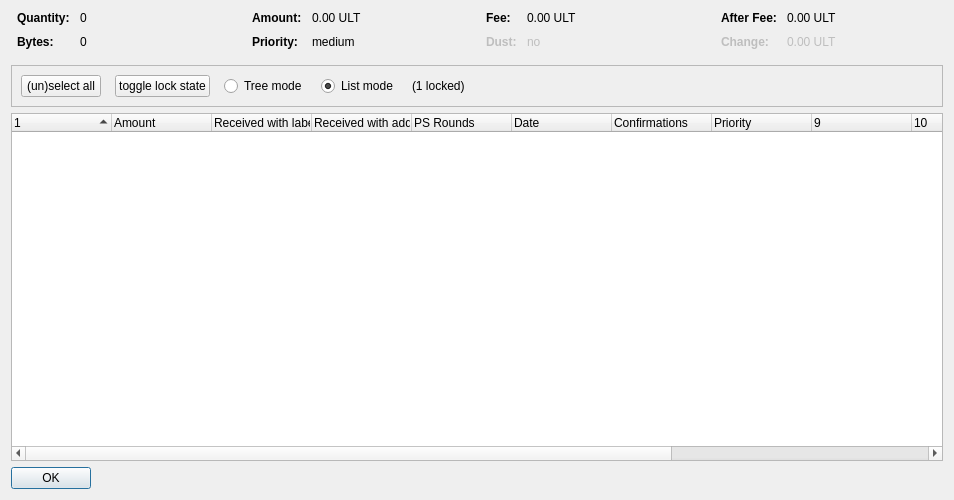
<?xml version="1.0" encoding="UTF-8"?>
<ui version="4.0">
 <class>CoinControlDialog</class>
 <widget class="QDialog" name="CoinControlDialog">
  <property name="geometry">
   <rect>
    <x>0</x>
    <y>0</y>
    <width>954</width>
    <height>500</height>
   </rect>
  </property>
  <property name="windowTitle">
   <string>Coin Selection</string>
  </property>
  <layout class="QVBoxLayout" name="verticalLayout">
   <item>
    <layout class="QHBoxLayout" name="horizontalLayoutTop" stretch="0,0,0,0">
     <property name="topMargin">
      <number>0</number>
     </property>
     <property name="bottomMargin">
      <number>10</number>
     </property>
     <item>
      <layout class="QFormLayout" name="formLayoutCoinControl1">
       <property name="horizontalSpacing">
        <number>10</number>
       </property>
       <property name="verticalSpacing">
        <number>10</number>
       </property>
       <property name="leftMargin">
        <number>6</number>
       </property>
       <property name="rightMargin">
        <number>6</number>
       </property>
       <item row="0" column="0">
        <widget class="QLabel" name="labelCoinControlQuantityText">
         <property name="font">
          <font>
           <weight>75</weight>
           <bold>true</bold>
          </font>
         </property>
         <property name="text">
          <string>Quantity:</string>
         </property>
        </widget>
       </item>
       <item row="0" column="1">
        <widget class="QLabel" name="labelCoinControlQuantity">
         <property name="cursor">
          <cursorShape>IBeamCursor</cursorShape>
         </property>
         <property name="contextMenuPolicy">
          <enum>Qt::ActionsContextMenu</enum>
         </property>
         <property name="text">
          <string notr="true">0</string>
         </property>
         <property name="textInteractionFlags">
          <set>Qt::LinksAccessibleByMouse|Qt::TextSelectableByKeyboard|Qt::TextSelectableByMouse</set>
         </property>
        </widget>
       </item>
       <item row="1" column="0">
        <widget class="QLabel" name="labelCoinControlBytesText">
         <property name="font">
          <font>
           <weight>75</weight>
           <bold>true</bold>
          </font>
         </property>
         <property name="text">
          <string>Bytes:</string>
         </property>
        </widget>
       </item>
       <item row="1" column="1">
        <widget class="QLabel" name="labelCoinControlBytes">
         <property name="cursor">
          <cursorShape>IBeamCursor</cursorShape>
         </property>
         <property name="contextMenuPolicy">
          <enum>Qt::ActionsContextMenu</enum>
         </property>
         <property name="text">
          <string notr="true">0</string>
         </property>
         <property name="textInteractionFlags">
          <set>Qt::LinksAccessibleByMouse|Qt::TextSelectableByKeyboard|Qt::TextSelectableByMouse</set>
         </property>
        </widget>
       </item>
      </layout>
     </item>
     <item>
      <layout class="QFormLayout" name="formLayoutCoinControl2">
       <property name="horizontalSpacing">
        <number>10</number>
       </property>
       <property name="verticalSpacing">
        <number>10</number>
       </property>
       <property name="leftMargin">
        <number>6</number>
       </property>
       <property name="rightMargin">
        <number>6</number>
       </property>
       <item row="0" column="0">
        <widget class="QLabel" name="labelCoinControlAmountText">
         <property name="font">
          <font>
           <weight>75</weight>
           <bold>true</bold>
          </font>
         </property>
         <property name="text">
          <string>Amount:</string>
         </property>
        </widget>
       </item>
       <item row="0" column="1">
        <widget class="QLabel" name="labelCoinControlAmount">
         <property name="cursor">
          <cursorShape>IBeamCursor</cursorShape>
         </property>
         <property name="contextMenuPolicy">
          <enum>Qt::ActionsContextMenu</enum>
         </property>
         <property name="text">
          <string notr="true">0.00 ULT</string>
         </property>
         <property name="textInteractionFlags">
          <set>Qt::LinksAccessibleByMouse|Qt::TextSelectableByKeyboard|Qt::TextSelectableByMouse</set>
         </property>
        </widget>
       </item>
       <item row="1" column="0">
        <widget class="QLabel" name="labelCoinControlPriorityText">
         <property name="font">
          <font>
           <weight>75</weight>
           <bold>true</bold>
          </font>
         </property>
         <property name="text">
          <string>Priority:</string>
         </property>
        </widget>
       </item>
       <item row="1" column="1">
        <widget class="QLabel" name="labelCoinControlPriority">
         <property name="cursor">
          <cursorShape>IBeamCursor</cursorShape>
         </property>
         <property name="contextMenuPolicy">
          <enum>Qt::ActionsContextMenu</enum>
         </property>
         <property name="text">
          <string>medium</string>
         </property>
         <property name="textInteractionFlags">
          <set>Qt::LinksAccessibleByMouse|Qt::TextSelectableByKeyboard|Qt::TextSelectableByMouse</set>
         </property>
        </widget>
       </item>
      </layout>
     </item>
     <item>
      <layout class="QFormLayout" name="formLayoutCoinControl3">
       <property name="horizontalSpacing">
        <number>10</number>
       </property>
       <property name="verticalSpacing">
        <number>10</number>
       </property>
       <property name="leftMargin">
        <number>6</number>
       </property>
       <property name="rightMargin">
        <number>6</number>
       </property>
       <item row="0" column="0">
        <widget class="QLabel" name="labelCoinControlFeeText">
         <property name="font">
          <font>
           <weight>75</weight>
           <bold>true</bold>
          </font>
         </property>
         <property name="text">
          <string>Fee:</string>
         </property>
        </widget>
       </item>
       <item row="0" column="1">
        <widget class="QLabel" name="labelCoinControlFee">
         <property name="cursor">
          <cursorShape>IBeamCursor</cursorShape>
         </property>
         <property name="contextMenuPolicy">
          <enum>Qt::ActionsContextMenu</enum>
         </property>
         <property name="text">
          <string notr="true">0.00 ULT</string>
         </property>
         <property name="textInteractionFlags">
          <set>Qt::LinksAccessibleByMouse|Qt::TextSelectableByKeyboard|Qt::TextSelectableByMouse</set>
         </property>
        </widget>
       </item>
       <item row="1" column="0">
        <widget class="QLabel" name="labelCoinControlLowOutputText">
         <property name="enabled">
          <bool>false</bool>
         </property>
         <property name="font">
          <font>
           <weight>75</weight>
           <bold>true</bold>
          </font>
         </property>
         <property name="text">
          <string>Dust:</string>
         </property>
        </widget>
       </item>
       <item row="1" column="1">
        <widget class="QLabel" name="labelCoinControlLowOutput">
         <property name="enabled">
          <bool>false</bool>
         </property>
         <property name="cursor">
          <cursorShape>IBeamCursor</cursorShape>
         </property>
         <property name="contextMenuPolicy">
          <enum>Qt::ActionsContextMenu</enum>
         </property>
         <property name="text">
          <string>no</string>
         </property>
         <property name="textInteractionFlags">
          <set>Qt::LinksAccessibleByMouse|Qt::TextSelectableByKeyboard|Qt::TextSelectableByMouse</set>
         </property>
        </widget>
       </item>
      </layout>
     </item>
     <item>
      <layout class="QFormLayout" name="formLayoutCoinControl4">
       <property name="horizontalSpacing">
        <number>10</number>
       </property>
       <property name="verticalSpacing">
        <number>10</number>
       </property>
       <property name="leftMargin">
        <number>6</number>
       </property>
       <property name="rightMargin">
        <number>6</number>
       </property>
       <item row="0" column="0">
        <widget class="QLabel" name="labelCoinControlAfterFeeText">
         <property name="font">
          <font>
           <weight>75</weight>
           <bold>true</bold>
          </font>
         </property>
         <property name="text">
          <string>After Fee:</string>
         </property>
        </widget>
       </item>
       <item row="0" column="1">
        <widget class="QLabel" name="labelCoinControlAfterFee">
         <property name="cursor">
          <cursorShape>IBeamCursor</cursorShape>
         </property>
         <property name="contextMenuPolicy">
          <enum>Qt::ActionsContextMenu</enum>
         </property>
         <property name="text">
          <string notr="true">0.00 ULT</string>
         </property>
         <property name="textInteractionFlags">
          <set>Qt::LinksAccessibleByMouse|Qt::TextSelectableByKeyboard|Qt::TextSelectableByMouse</set>
         </property>
        </widget>
       </item>
       <item row="1" column="0">
        <widget class="QLabel" name="labelCoinControlChangeText">
         <property name="enabled">
          <bool>false</bool>
         </property>
         <property name="font">
          <font>
           <weight>75</weight>
           <bold>true</bold>
          </font>
         </property>
         <property name="text">
          <string>Change:</string>
         </property>
        </widget>
       </item>
       <item row="1" column="1">
        <widget class="QLabel" name="labelCoinControlChange">
         <property name="enabled">
          <bool>false</bool>
         </property>
         <property name="cursor">
          <cursorShape>IBeamCursor</cursorShape>
         </property>
         <property name="contextMenuPolicy">
          <enum>Qt::ActionsContextMenu</enum>
         </property>
         <property name="text">
          <string notr="true">0.00 ULT</string>
         </property>
         <property name="textInteractionFlags">
          <set>Qt::LinksAccessibleByMouse|Qt::TextSelectableByKeyboard|Qt::TextSelectableByMouse</set>
         </property>
        </widget>
       </item>
      </layout>
     </item>
    </layout>
   </item>
   <item>
    <widget class="QFrame" name="frame">
     <property name="minimumSize">
      <size>
       <width>0</width>
       <height>40</height>
      </size>
     </property>
     <property name="frameShape">
      <enum>QFrame::StyledPanel</enum>
     </property>
     <property name="frameShadow">
      <enum>QFrame::Sunken</enum>
     </property>
     <layout class="QHBoxLayout" name="horizontalLayout">
      <item>
       <layout class="QHBoxLayout" name="horizontalLayoutPanel" stretch="0,0,0,0,0,0">
        <property name="spacing">
         <number>14</number>
        </property>
        <item>
         <widget class="QPushButton" name="pushButtonSelectAll">
          <property name="sizePolicy">
           <sizepolicy hsizetype="Maximum" vsizetype="Fixed">
            <horstretch>0</horstretch>
            <verstretch>0</verstretch>
           </sizepolicy>
          </property>
          <property name="text">
           <string>(un)select all</string>
          </property>
          <property name="autoDefault">
           <bool>false</bool>
          </property>
         </widget>
        </item>
        <item>
         <widget class="QPushButton" name="pushButtonToggleLock">
          <property name="sizePolicy">
           <sizepolicy hsizetype="Maximum" vsizetype="Fixed">
            <horstretch>0</horstretch>
            <verstretch>0</verstretch>
           </sizepolicy>
          </property>
          <property name="text">
           <string>toggle lock state</string>
          </property>
          <property name="autoDefault">
           <bool>false</bool>
          </property>
         </widget>
        </item>
        <item>
         <widget class="QRadioButton" name="radioTreeMode">
          <property name="sizePolicy">
           <sizepolicy hsizetype="Maximum" vsizetype="Fixed">
            <horstretch>0</horstretch>
            <verstretch>0</verstretch>
           </sizepolicy>
          </property>
          <property name="text">
           <string>Tree mode</string>
          </property>
         </widget>
        </item>
        <item>
         <widget class="QRadioButton" name="radioListMode">
          <property name="sizePolicy">
           <sizepolicy hsizetype="Maximum" vsizetype="Fixed">
            <horstretch>0</horstretch>
            <verstretch>0</verstretch>
           </sizepolicy>
          </property>
          <property name="text">
           <string>List mode</string>
          </property>
          <property name="checked">
           <bool>true</bool>
          </property>
         </widget>
        </item>
        <item>
         <widget class="QLabel" name="labelLocked">
          <property name="text">
           <string>(1 locked)</string>
          </property>
         </widget>
        </item>
        <item>
         <spacer name="horizontalSpacer">
          <property name="orientation">
           <enum>Qt::Horizontal</enum>
          </property>
          <property name="sizeHint" stdset="0">
           <size>
            <width>40</width>
            <height>20</height>
           </size>
          </property>
         </spacer>
        </item>
       </layout>
      </item>
     </layout>
    </widget>
   </item>
   <item>
    <widget class="CoinControlTreeWidget" name="treeWidget">
     <property name="contextMenuPolicy">
      <enum>Qt::CustomContextMenu</enum>
     </property>
     <property name="sortingEnabled">
      <bool>false</bool>
     </property>
     <property name="columnCount">
      <number>13</number>
     </property>
     <attribute name="headerShowSortIndicator" stdset="0">
      <bool>true</bool>
     </attribute>
     <attribute name="headerStretchLastSection">
      <bool>false</bool>
     </attribute>
     <column>
      <property name="text">
       <string/>
      </property>
     </column>
     <column>
      <property name="text">
       <string>Amount</string>
      </property>
     </column>
     <column>
      <property name="text">
       <string>Received with label</string>
      </property>
     </column>
     <column>
      <property name="text">
       <string>Received with address</string>
      </property>
     </column>
     <column>
      <property name="text">
       <string>PS Rounds</string>
      </property>
     </column>
     <column>
      <property name="text">
       <string>Date</string>
      </property>
     </column>
     <column>
      <property name="text">
       <string>Confirmations</string>
      </property>
      <property name="toolTip">
       <string>Confirmed</string>
      </property>
     </column>
     <column>
      <property name="text">
       <string>Priority</string>
      </property>
     </column>
     <column>
      <property name="text">
       <string/>
      </property>
     </column>
     <column>
      <property name="text">
       <string/>
      </property>
     </column>
     <column>
      <property name="text">
       <string/>
      </property>
     </column>
     <column>
      <property name="text">
       <string/>
      </property>
     </column>
     <column>
      <property name="text">
       <string/>
      </property>
     </column>
    </widget>
   </item>
   <item>
    <widget class="QDialogButtonBox" name="buttonBox">
     <property name="sizePolicy">
      <sizepolicy hsizetype="Maximum" vsizetype="Fixed">
       <horstretch>0</horstretch>
       <verstretch>0</verstretch>
      </sizepolicy>
     </property>
     <property name="orientation">
      <enum>Qt::Horizontal</enum>
     </property>
     <property name="standardButtons">
      <set>QDialogButtonBox::Ok</set>
     </property>
    </widget>
   </item>
  </layout>
 </widget>
 <customwidgets>
  <customwidget>
   <class>CoinControlTreeWidget</class>
   <extends>QTreeWidget</extends>
   <header>coincontroltreewidget.h</header>
  </customwidget>
 </customwidgets>
 <resources/>
 <connections/>
</ui>
